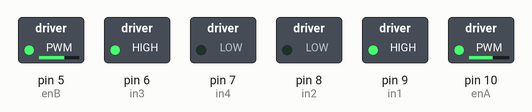
This sketch was run on a simulated Arduino Uno, built with avr-gcc and run on an emulated ATmega328P. Shown: switched loads named in the sketch (green lamp = pin HIGH). What the sketch prints to the serial monitor is not drawn.

Above: at 0.1 s.
Timing chart, 0 to 1.6 s (numbered marks = the images above):
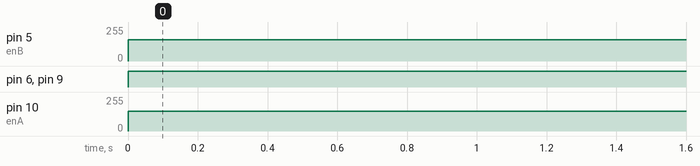

Measured:
- by itself, pin 5 (enB): 0/255 → 160/255 at 0.00 s
- by itself, pin 6 (in3), pin 9 (in1): LOW → HIGH at 0.00 s
- by itself, pin 10 (enA): 0/255 → 150/255 at 0.00 s

The sketch:

one_motor_pwm_hdrive.ino
```cpp
// Motor A
int enA = 10; // Pin habilita motor A - PWM
int in1 = 9;  // Pin que controla el sentido de giro
int in2 = 8;  // Pin que controla el sentido de giro

int in4 = 7;  // Pin que controla el sentido de giro
int in3 = 6;  // Pin que controla el sentido de giro
int enB = 5;  // Pin habilita motor B - PWM

void setup ()
{
  Serial.begin (9600);
  pinMode(enA, OUTPUT);
  pinMode(in1, OUTPUT);
  pinMode(in2, OUTPUT);
  pinMode(enB, OUTPUT);
  pinMode(in3, OUTPUT);
  pinMode(in4, OUTPUT);
}

void VelocidadBaja()
{
  analogWrite(enA, 10);
  digitalWrite(in1, HIGH);
  digitalWrite(in2, LOW);

  analogWrite(enB, 10);
  digitalWrite(in3, HIGH);
  digitalWrite(in4, LOW);
}

void VelocidadMedia()
{
  analogWrite(enA, 150);
  digitalWrite(in1, HIGH);
  digitalWrite(in2, LOW);

  analogWrite(enB, 150);
  digitalWrite(in3, HIGH);
  digitalWrite(in4, LOW);
}

void VelocidadAlta()
{
  analogWrite(enA, 150);
  digitalWrite(in1, HIGH);
  digitalWrite(in2, LOW);

  analogWrite(enB, 160);
  digitalWrite(in3, HIGH);
  digitalWrite(in4, LOW);
}

void loop()
{
  /*
  Serial.println("Velocidad baja");
  VelocidadBaja();
  delay(2000);
  Serial.println("Velocidad media");
  VelocidadMedia();
  delay(2000);
  */
  Serial.println("Velocidad alta");
  VelocidadAlta();
  delay(2000);
}
```
